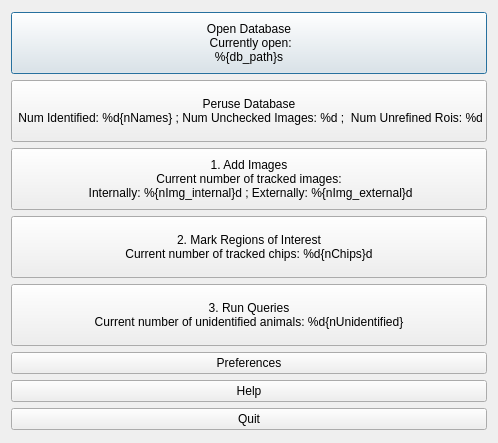
<?xml version="1.0" encoding="UTF-8"?>
<ui version="4.0">
 <class>Dialog</class>
 <widget class="QDialog" name="Dialog">
  <property name="geometry">
   <rect>
    <x>0</x>
    <y>0</y>
    <width>454</width>
    <height>443</height>
   </rect>
  </property>
  <property name="windowTitle">
   <string>Dialog</string>
  </property>
  <layout class="QVBoxLayout" name="verticalLayout_2">
   <item>
    <layout class="QVBoxLayout" name="verticalLayout">
     <item>
      <layout class="QVBoxLayout" name="verticalLayout_3">
       <item>
        <widget class="QPushButton" name="pushButton_2">
         <property name="minimumSize">
          <size>
           <width>0</width>
           <height>62</height>
          </size>
         </property>
         <property name="text">
          <string>Open Database
 Currently open:
%{db_path}s</string>
         </property>
        </widget>
       </item>
       <item>
        <widget class="QPushButton" name="pushButton_5">
         <property name="minimumSize">
          <size>
           <width>0</width>
           <height>62</height>
          </size>
         </property>
         <property name="text">
          <string>Peruse Database
 Num Identified: %d{nNames} ; Num Unchecked Images: %d ;  Num Unrefined Rois: %d</string>
         </property>
        </widget>
       </item>
       <item>
        <widget class="QPushButton" name="pushButton_3">
         <property name="minimumSize">
          <size>
           <width>0</width>
           <height>62</height>
          </size>
         </property>
         <property name="text">
          <string>1. Add Images
Current number of tracked images: 
 Internally: %{nImg_internal}d ; Externally: %{nImg_external}d</string>
         </property>
        </widget>
       </item>
       <item>
        <widget class="QPushButton" name="pushButton_4">
         <property name="minimumSize">
          <size>
           <width>0</width>
           <height>62</height>
          </size>
         </property>
         <property name="text">
          <string>2. Mark Regions of Interest
Current number of tracked chips: %d{nChips}d</string>
         </property>
        </widget>
       </item>
       <item>
        <widget class="QPushButton" name="pushButton">
         <property name="minimumSize">
          <size>
           <width>0</width>
           <height>62</height>
          </size>
         </property>
         <property name="text">
          <string>3. Run Queries
Current number of unidentified animals: %d{nUnidentified}</string>
         </property>
        </widget>
       </item>
       <item>
        <widget class="QPushButton" name="pushButton_8">
         <property name="text">
          <string>Preferences</string>
         </property>
        </widget>
       </item>
       <item>
        <widget class="QPushButton" name="pushButton_6">
         <property name="text">
          <string>Help</string>
         </property>
        </widget>
       </item>
       <item>
        <widget class="QPushButton" name="pushButton_7">
         <property name="text">
          <string>Quit</string>
         </property>
        </widget>
       </item>
      </layout>
     </item>
    </layout>
   </item>
  </layout>
 </widget>
 <resources/>
 <connections/>
</ui>
